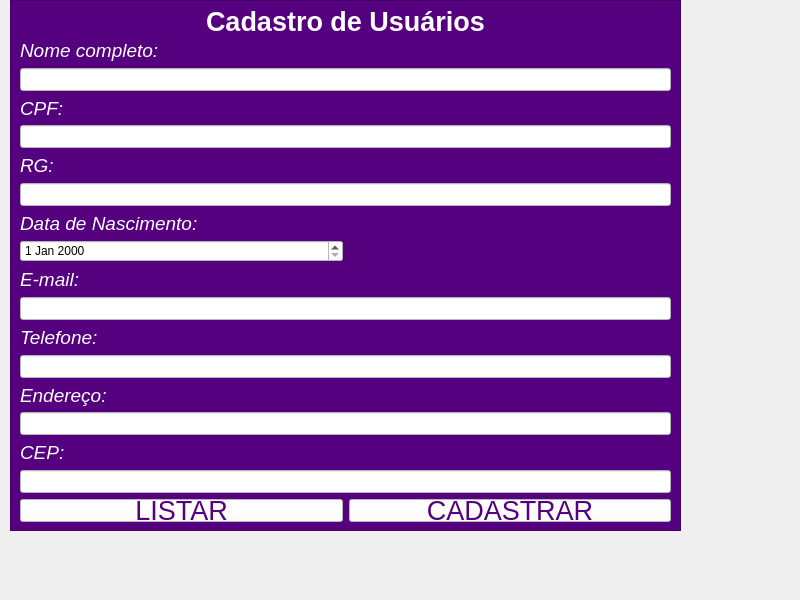
<?xml version="1.0" encoding="UTF-8"?>
<ui version="4.0">
 <class>MainWindow</class>
 <widget class="QMainWindow" name="MainWindow">
  <property name="geometry">
   <rect>
    <x>0</x>
    <y>0</y>
    <width>800</width>
    <height>600</height>
   </rect>
  </property>
  <property name="windowTitle">
   <string>MainWindow</string>
  </property>
  <widget class="QWidget" name="centralwidget">
   <widget class="QFrame" name="frame">
    <property name="geometry">
     <rect>
      <x>10</x>
      <y>0</y>
      <width>671</width>
      <height>531</height>
     </rect>
    </property>
    <property name="styleSheet">
     <string notr="true">color: rgb(255, 255, 255);
background-color: rgb(85, 0, 127);</string>
    </property>
    <property name="frameShape">
     <enum>QFrame::StyledPanel</enum>
    </property>
    <property name="frameShadow">
     <enum>QFrame::Raised</enum>
    </property>
    <layout class="QGridLayout" name="gridLayout">
     <item row="20" column="0">
      <widget class="QPushButton" name="listar">
       <property name="font">
        <font>
         <pointsize>20</pointsize>
        </font>
       </property>
       <property name="styleSheet">
        <string notr="true">color: rgb(85, 0, 127);
background-color: rgb(255, 255, 255);</string>
       </property>
       <property name="text">
        <string>LISTAR</string>
       </property>
      </widget>
     </item>
     <item row="20" column="1">
      <widget class="QPushButton" name="cadastrar">
       <property name="font">
        <font>
         <pointsize>20</pointsize>
        </font>
       </property>
       <property name="styleSheet">
        <string notr="true">color: rgb(85, 0, 127);
background-color: rgb(255, 255, 255);</string>
       </property>
       <property name="text">
        <string>CADASTRAR</string>
       </property>
      </widget>
     </item>
     <item row="2" column="0" colspan="2">
      <widget class="QLabel" name="label_2">
       <property name="font">
        <font>
         <pointsize>14</pointsize>
         <italic>true</italic>
        </font>
       </property>
       <property name="text">
        <string>Nome completo:</string>
       </property>
      </widget>
     </item>
     <item row="7" column="0" colspan="2">
      <widget class="QLineEdit" name="rg">
       <property name="font">
        <font>
         <pointsize>12</pointsize>
        </font>
       </property>
       <property name="styleSheet">
        <string notr="true">background-color: rgb(255, 255, 255);</string>
       </property>
      </widget>
     </item>
     <item row="8" column="0">
      <widget class="QLabel" name="label_8">
       <property name="font">
        <font>
         <pointsize>14</pointsize>
         <italic>true</italic>
        </font>
       </property>
       <property name="text">
        <string>Data de Nascimento:</string>
       </property>
      </widget>
     </item>
     <item row="11" column="0" colspan="2">
      <widget class="QLineEdit" name="email">
       <property name="font">
        <font>
         <pointsize>12</pointsize>
        </font>
       </property>
       <property name="styleSheet">
        <string notr="true">background-color: rgb(255, 255, 255);</string>
       </property>
      </widget>
     </item>
     <item row="15" column="0" colspan="2">
      <widget class="QLineEdit" name="telefone">
       <property name="font">
        <font>
         <pointsize>12</pointsize>
        </font>
       </property>
       <property name="styleSheet">
        <string notr="true">background-color: rgb(255, 255, 255);</string>
       </property>
      </widget>
     </item>
     <item row="9" column="0">
      <widget class="QDateEdit" name="dateEdit">
       <property name="styleSheet">
        <string notr="true">background-color: rgb(255, 255, 255);
color: rgb(0, 0, 0);</string>
       </property>
      </widget>
     </item>
     <item row="13" column="0">
      <widget class="QLabel" name="label_6">
       <property name="font">
        <font>
         <pointsize>14</pointsize>
         <italic>true</italic>
        </font>
       </property>
       <property name="text">
        <string>Telefone:</string>
       </property>
      </widget>
     </item>
     <item row="6" column="0">
      <widget class="QLabel" name="label_7">
       <property name="font">
        <font>
         <pointsize>14</pointsize>
         <italic>true</italic>
        </font>
       </property>
       <property name="text">
        <string>RG:</string>
       </property>
      </widget>
     </item>
     <item row="16" column="0">
      <widget class="QLabel" name="label_9">
       <property name="font">
        <font>
         <pointsize>14</pointsize>
         <italic>true</italic>
        </font>
       </property>
       <property name="text">
        <string>Endereço:</string>
       </property>
      </widget>
     </item>
     <item row="18" column="0">
      <widget class="QLabel" name="label_10">
       <property name="font">
        <font>
         <pointsize>14</pointsize>
         <italic>true</italic>
        </font>
       </property>
       <property name="text">
        <string>CEP:</string>
       </property>
      </widget>
     </item>
     <item row="17" column="0" colspan="2">
      <widget class="QLineEdit" name="endereco">
       <property name="font">
        <font>
         <pointsize>12</pointsize>
        </font>
       </property>
       <property name="styleSheet">
        <string notr="true">background-color: rgb(255, 255, 255);</string>
       </property>
      </widget>
     </item>
     <item row="0" column="0" colspan="2">
      <widget class="QLabel" name="label">
       <property name="font">
        <font>
         <pointsize>20</pointsize>
         <weight>75</weight>
         <bold>true</bold>
        </font>
       </property>
       <property name="text">
        <string>Cadastro de Usuários</string>
       </property>
       <property name="alignment">
        <set>Qt::AlignCenter</set>
       </property>
      </widget>
     </item>
     <item row="4" column="0" colspan="2">
      <widget class="QLabel" name="label_3">
       <property name="font">
        <font>
         <pointsize>14</pointsize>
         <italic>true</italic>
        </font>
       </property>
       <property name="text">
        <string>CPF:</string>
       </property>
      </widget>
     </item>
     <item row="5" column="0" colspan="2">
      <widget class="QLineEdit" name="cpf">
       <property name="font">
        <font>
         <pointsize>12</pointsize>
        </font>
       </property>
       <property name="styleSheet">
        <string notr="true">background-color: rgb(255, 255, 255);</string>
       </property>
      </widget>
     </item>
     <item row="10" column="0">
      <widget class="QLabel" name="label_4">
       <property name="font">
        <font>
         <pointsize>14</pointsize>
         <italic>true</italic>
        </font>
       </property>
       <property name="text">
        <string>E-mail:</string>
       </property>
      </widget>
     </item>
     <item row="3" column="0" colspan="2">
      <widget class="QLineEdit" name="nome">
       <property name="font">
        <font>
         <pointsize>12</pointsize>
        </font>
       </property>
       <property name="styleSheet">
        <string notr="true">background-color: rgb(255, 255, 255);</string>
       </property>
      </widget>
     </item>
     <item row="19" column="0" colspan="2">
      <widget class="QLineEdit" name="cep">
       <property name="font">
        <font>
         <pointsize>12</pointsize>
        </font>
       </property>
       <property name="styleSheet">
        <string notr="true">background-color: rgb(255, 255, 255);</string>
       </property>
      </widget>
     </item>
    </layout>
   </widget>
  </widget>
 </widget>
 <resources/>
 <connections/>
</ui>
